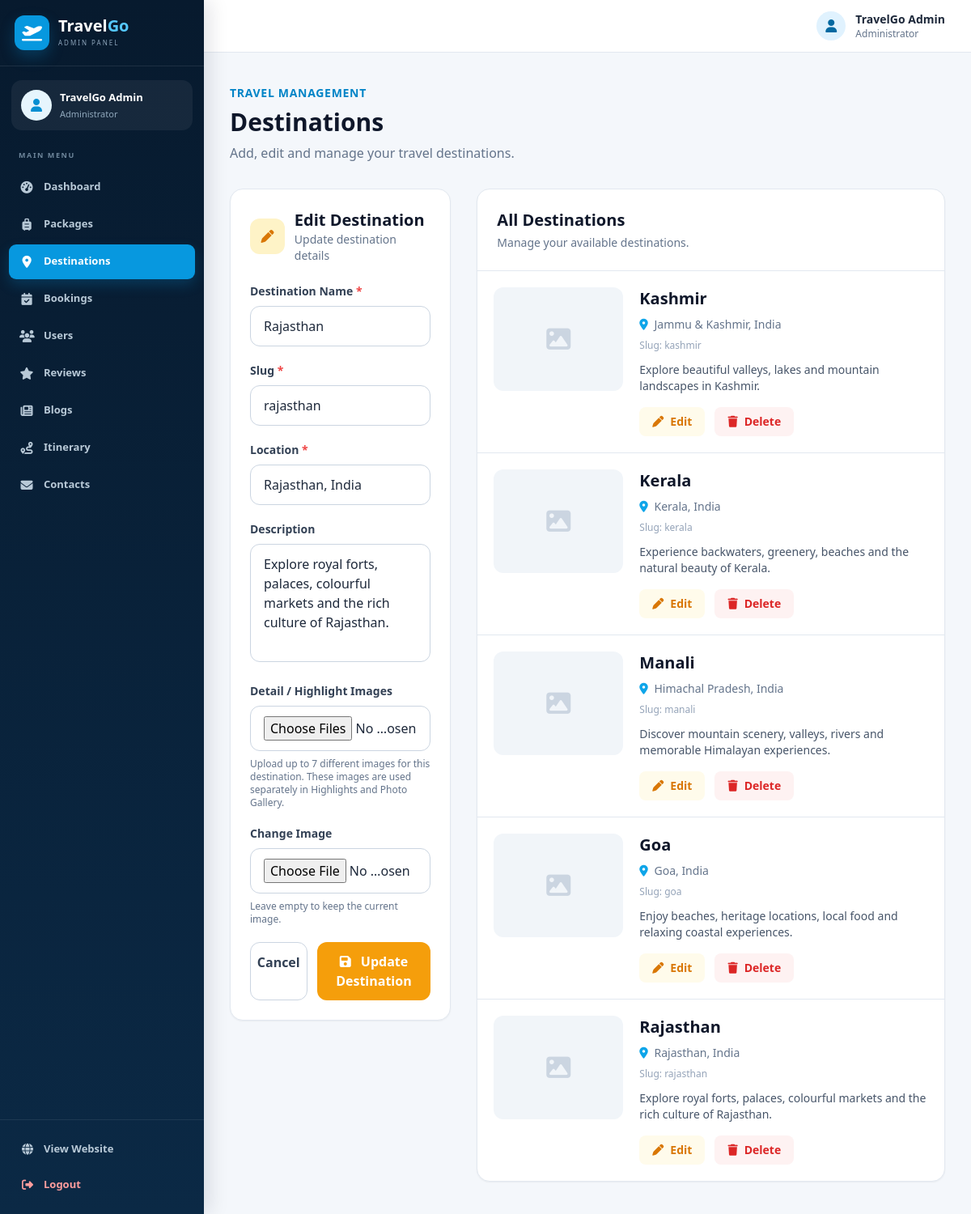
The page /admin/destinations.php?edit=1 (signed in) on the database its author committed.
### tables this page shows
CREATE TABLE `destinations` (
  `id` INT UNSIGNED NOT NULL AUTO_INCREMENT,
  `name` VARCHAR(150) NOT NULL,
  `slug` VARCHAR(180) NOT NULL,
  `location` VARCHAR(150) DEFAULT NULL,
  `description` TEXT DEFAULT NULL,
  `image` VARCHAR(255) DEFAULT NULL,
  `gallery_images` LONGTEXT DEFAULT NULL,
  `created_at` TIMESTAMP NOT NULL DEFAULT CURRENT_TIMESTAMP,
  PRIMARY KEY (`id`),
  UNIQUE KEY `uk_destinations_slug` (`slug`),
  KEY `idx_destinations_name` (`name`)
);

### admin/destinations.php (the view, shortened to what the rows shown need)
<?php
require_once "../config/database.php";
try {
    $pdo->exec("ALTER TABLE destinations ADD COLUMN gallery_images TEXT NULL");
} catch (PDOException $e) {
}
$editDestination = null;
if (isset($_GET['edit'])) {
    $editId = (int) $_GET['edit'];
    if ($editId >
 0) {
        $stmt = $pdo->prepare("
            SELECT *
            FROM destinations
            WHERE id = ?
            LIMIT 1
        ");
        $stmt->execute([$editId]);
        $editDestination = $stmt->fetch(PDO::FETCH_ASSOC);
    }
}
$stmt = $pdo->query("
    SELECT *
    FROM destinations
    ORDER BY id DESC
");
$destinations = $stmt->fetchAll(PDO::FETCH_ASSOC);
?>
<!DOCTYPE html>
<html lang="en">
<head>
    <script src="https://cdn.tailwindcss.com"></script>
    <link
        rel="stylesheet"
        href="https://cdnjs.cloudflare.com/ajax/libs/font-awesome/6.5.2/css/all.min.css"
    >
    <link rel="stylesheet" href="../assets/css/admin.css">
</head>
<body class="bg-slate-100 text-slate-800 tg-admin-layout">
<main
    class="max-w-7xl mx-auto px-4 sm:px-6 lg:px-8 py-10"
>
    <div class="mb-8">
        <h2
            class="text-3xl font-extrabold text-slate-900 mt-2"
        >
            Destinations
        </h2>
    </div>
    <div class="grid lg:grid-cols-3 gap-8">
        <div>
            <div
                class="bg-white rounded-2xl border border-slate-200 shadow-sm p-6"
            >
                <form
                    method="POST"
                    enctype="multipart/form-data"
                    class="space-y-5"
                >
                    <div>
                        <label
                            class="block text-sm font-semibold text-slate-700 mb-2"
                        >
                            Destination Name
                            <span class="text-red-500">*</span>
                        </label>
                        <input
                            type="text"
                            name="name"
                            required
                            placeholder="Example: Jaipur"
                            value="<?php
                            echo $editDestination
                                ? htmlspecialchars($editDestination['name'])
                                : '';
                            ?>"
                            class="w-full border border-slate-300 rounded-xl px-4 py-3 outline-none focus:ring-2 focus:ring-sky-500"
                        >
                    </div>
                    <div>
                        <label
                            class="block text-sm font-semibold text-slate-700 mb-2"
                        >
                            Slug
                            <span class="text-red-500">*</span>
                        </label>
                        <input
                            type="text"
                            name="slug"
                            required
                            placeholder="Example: jaipur"
                            value="<?php
                            echo $editDestination
                                ? htmlspecialchars($editDestination['slug'])
                                : '';
                            ?>"
                            class="w-full border border-slate-300 rounded-xl px-4 py-3 outline-none focus:ring-2 focus:ring-sky-500"
                        >
                    </div>
                    <div>
                        <label
                            class="block text-sm font-semibold text-slate-700 mb-2"
                        >
                            Location
                            <span class="text-red-500">*</span>
                        </label>
                        <input
                            type="text"
                            name="location"
                            required
                            placeholder="Example: Rajasthan, India"
                            value="<?php
                            echo $editDestination
                                ? htmlspecialchars($editDestination['location'])
                                : '';
                            ?>"
                            class="w-full border border-slate-300 rounded-xl px-4 py-3 outline-none focus:ring-2 focus:ring-sky-500"
                        >
                    </div>
                    <div>
                        <label
                            class="block text-sm font-semibold text-slate-700 mb-2"
                        >
                            Description
                        </label>
                        <textarea
                            name="description"
                            rows="5"
                            placeholder="Write destination description..."
                            class="w-full border border-slate-300 rounded-xl px-4 py-3 outline-none resize-none focus:ring-2 focus:ring-sky-500"
                        ><?php
                        echo $editDestination
                            ? htmlspecialchars($editDestination['description'])
                            : '';
                        ?></textarea>
                    </div>
                </form>
            </div>
        </div>
        <div class="lg:col-span-2">
            <div
                class="bg-white rounded-2xl border border-slate-200 shadow-sm overflow-hidden"
            >
                <?php if (!empty($destinations)): ?>
                    <div class="divide-y divide-slate-200">
                        <?php foreach ($destinations as $destination): ?>
                            <div class="p-5">
                                <div
                                    class="flex flex-col sm:flex-row gap-5"
                                >
                                    <div
                                        class="w-full sm:w-40 h-32 flex-shrink-0"
                                    >
                                        <?php if (
                                            !empty($destination['image'])
                                        ): ?>
                                            <img
                                                src="../uploads/<?php echo htmlspecialchars($destination['image']); ?>"
                                                alt="<?php echo htmlspecialchars($destination['name']); ?>"
                                                class="w-full h-full object-cover rounded-xl"
                                            >
                                        <?php else: ?>
                                            <div
                                                class="w-full h-full rounded-xl bg-slate-100 flex items-center justify-center"
                                            >
                                                <i
                                                    class="fa-solid fa-image text-3xl text-slate-300"
                                                ></i>
                                            </div>
                                        <?php endif; ?>
                                    </div>
                                    <div class="flex-1 min-w-0">
                                        <h4
                                            class="text-xl font-bold text-slate-900"
                                        >
                                            <?php
                                            echo htmlspecialchars(
                                                $destination['name']
                                            );
                                            ?>
                                        </h4>
                                        <p
                                            class="text-sm text-slate-500 mt-2"
                                        >
                                            <i
                                                class="fa-solid fa-location-dot text-sky-500 mr-1"
                                            ></i>
                                            <?php
                                            echo htmlspecialchars(
                                                $destination['location']
                                            );
                                            ?>
                                        </p>
                                        <p
                                            class="text-xs text-slate-400 mt-2"
                                        >
                                            Slug:
                                            <?php
                                            echo htmlspecialchars(
                                                $destination['slug']
                                            );
                                            ?>
                                        </p>
                                        <?php if (
                                            !empty($destination['description'])
                                        ): ?>
                                            <p
                                                class="text-sm text-slate-600 mt-3 line-clamp-2"
                                            >
                                                <?php
                                                echo htmlspecialchars(
                                                    $destination['description']
                                                );
                                                ?>
                                            </p>
                                        <?php endif; ?>
                                        <div
                                            class="flex flex-wrap gap-3 mt-4"
                                        >
                                            <a
                                                href="destinations.php?edit=<?php echo (int)$destination['id']; ?>"
                                                class="inline-flex items-center gap-2 bg-amber-50 text-amber-600 hover:bg-amber-100 px-4 py-2 rounded-lg text-sm font-semibold transition"
                                            >
                                                <i
                                                    class="fa-solid fa-pen"
                                                ></i>
                                                Edit
                                            </a>
                                            <a
                                                href="destinations.php?delete=<?php echo (int)$destination['id']; ?>"
                                                onclick="return confirm('Are you sure you want to delete this destination?');"
                                                class="inline-flex items-center gap-2 bg-red-50 text-red-600 hover:bg-red-100 px-4 py-2 rounded-lg text-sm font-semibold transition"
                                            >
                                                <i
                                                    class="fa-solid fa-trash"
                                                ></i>
                                                Delete
                                            </a>
                                        </div>
                                    </div>
                                </div>
                            </div>
                        <?php endforeach; ?>
                    </div>
                <?php endif; ?>
            </div>
        </div>
    </div>
</main>
</body>
</html>

### rows shown on the page
destinations: name "Rajasthan", slug "rajasthan", location "Rajasthan, India", description "Explore royal forts, palaces, colourful markets and the rich culture of Rajasthan."
destinations: name "Kashmir", location "Jammu & Kashmir, India", slug "kashmir", description "Explore beautiful valleys, lakes and mountain landscapes in Kashmir."
destinations: name "Kerala", location "Kerala, India", slug "kerala", description "Experience backwaters, greenery, beaches and the natural beauty of Kerala."
destinations: name "Manali", location "Himachal Pradesh, India", slug "manali", description "Discover mountain scenery, valleys, rivers and memorable Himalayan experiences."
destinations: name "Goa", location "Goa, India", slug "goa", description "Enjoy beaches, heritage locations, local food and relaxing coastal experiences."

### other values the page prints
$adminUserName "TravelGo Admin"
$item[2] "Dashboard"
$item[2] "Packages"
$item[2] "Destinations"
$item[2] "Bookings"
$item[2] "Users"
$item[2] "Reviews"
$item[2] "Blogs"
$item[2] "Itinerary"
$item[2] "Contacts"
$_SESSION['user_name'] "TravelGo Admin"
